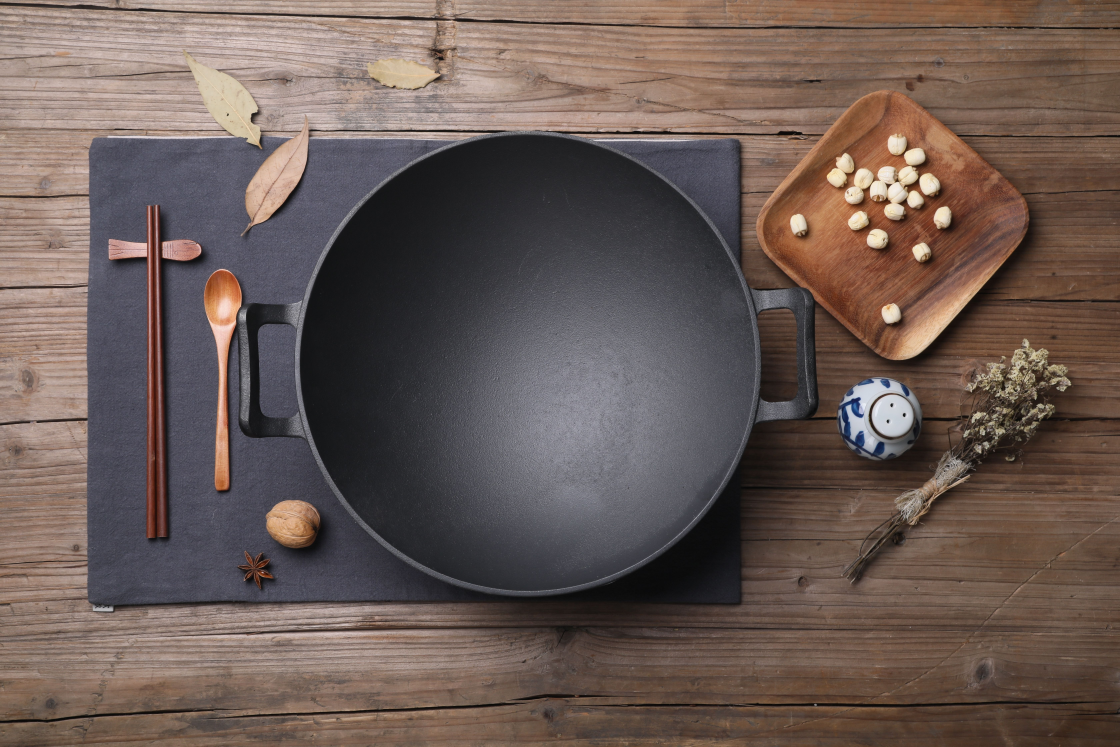
#> input picture pic/temp/cooker-king-HWjULczLCzw-unsplash.jpg, 6720 x 4480 px (shown at 1/6 size); its folder holds 4 pictures in this run
$ python cut.py
#> lines starting #> are read from the running program, lines starting #| are printed output that depends on the picture
from PIL import Image
import os

path_from = "temp/"
path_to = "sport/"
allfile = os.listdir(path_from)
count = 53
for i in range(len(allfile)):
    try:
        img = Image.open(path_from + allfile[i])
#> img is the input picture: PIL image 6720x4480 RGB; mean R, G, B 106.4, 90.5, 84.7
        width = img.size[0]
#> width = 6720
        height = img.size[1]
#> height = 4480
        if width > height:
            d = (width - height) // 2
#> d = 1120
            box = (d, 0, width - d, height)
#> box = (1120, 0, 5600, 4480)
        else:
            d = (height - width) // 2
            box = (0, d, width, height - d)
        img.crop(box).resize((1000, 1000)).save(path_to + str(count) + ".jpg")
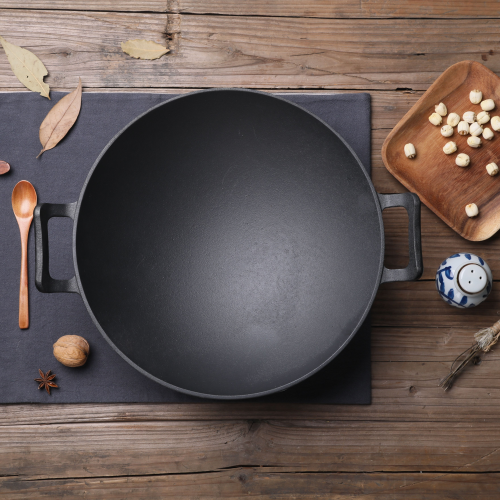
#> saved as 53.jpg: PIL image 1000x1000 RGB (shown at 1/2 size); mean R, G, B 101.4, 88, 84
        print(count)
        count += 1
    except:
        continue
#> pass 2 of the loop `for i in range(len(allfile)):`:
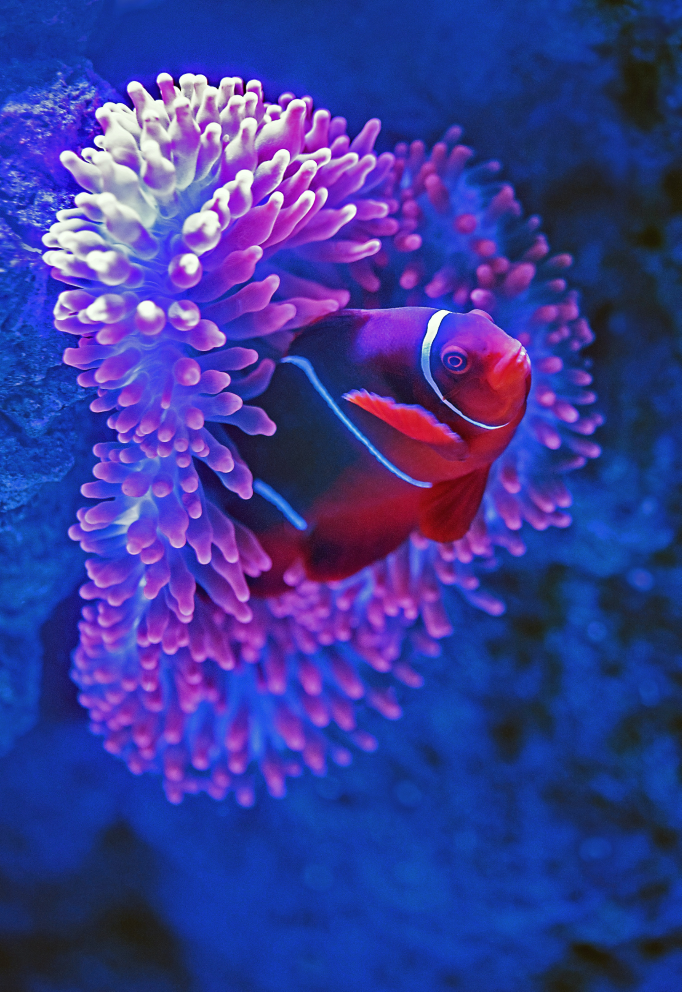
#> input picture pic/temp/david-clode-EDfZ0Sjmp_w-unsplash.jpg, 3408 x 4959 px (shown at 1/5 size)
#> img is the input picture: PIL image 3408x4959 RGB; mean R, G, B 58.2, 58.5, 151.6
#> `img.crop(box).resize((1000, 1000)).save(path_to + str(count) + ".jpg")`:
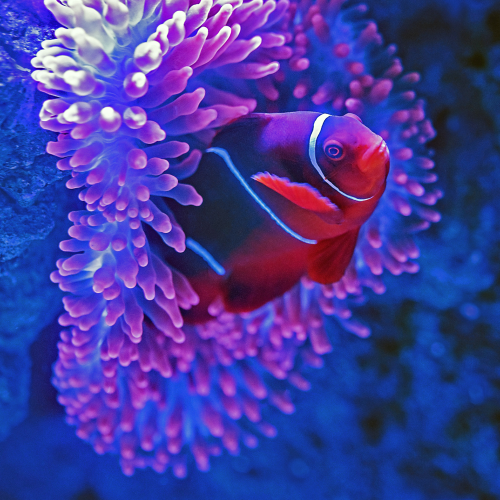
#> saved as 54.jpg: PIL image 1000x1000 RGB (shown at 1/2 size); mean R, G, B 67.9, 58.8, 155.4
#> pass 3 of the loop `for i in range(len(allfile)):`:
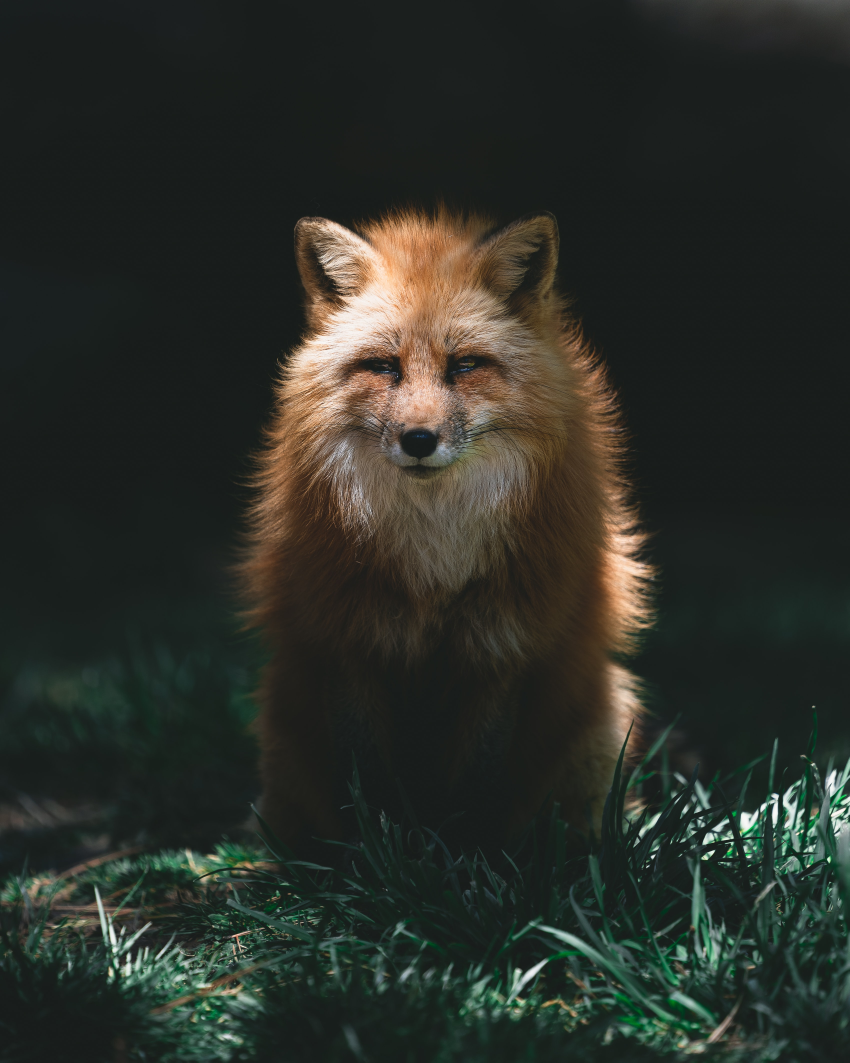
#> input picture pic/temp/james-resly-P680ku9WLHA-unsplash.jpg, 3399 x 4249 px (shown at 1/4 size)
#> img is the input picture: PIL image 3399x4249 RGB; mean R, G, B 43.2, 46.8, 40.4
#> `img.crop(box).resize((1000, 1000)).save(path_to + str(count) + ".jpg")`:
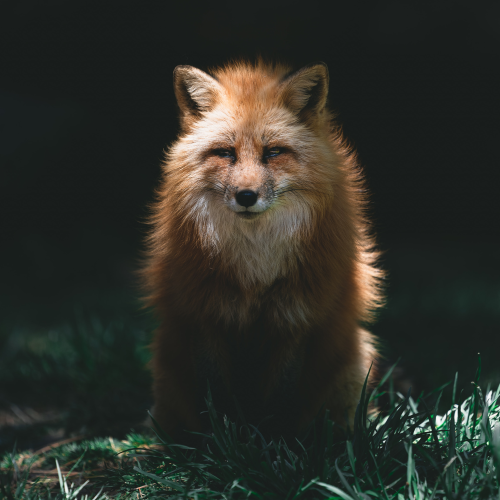
#> saved as 55.jpg: PIL image 1000x1000 RGB (shown at 1/2 size); mean R, G, B 45.6, 47.4, 40.7
#> the loop made 4 passes; the first 3 are shown
print("images are cut and numbered")
